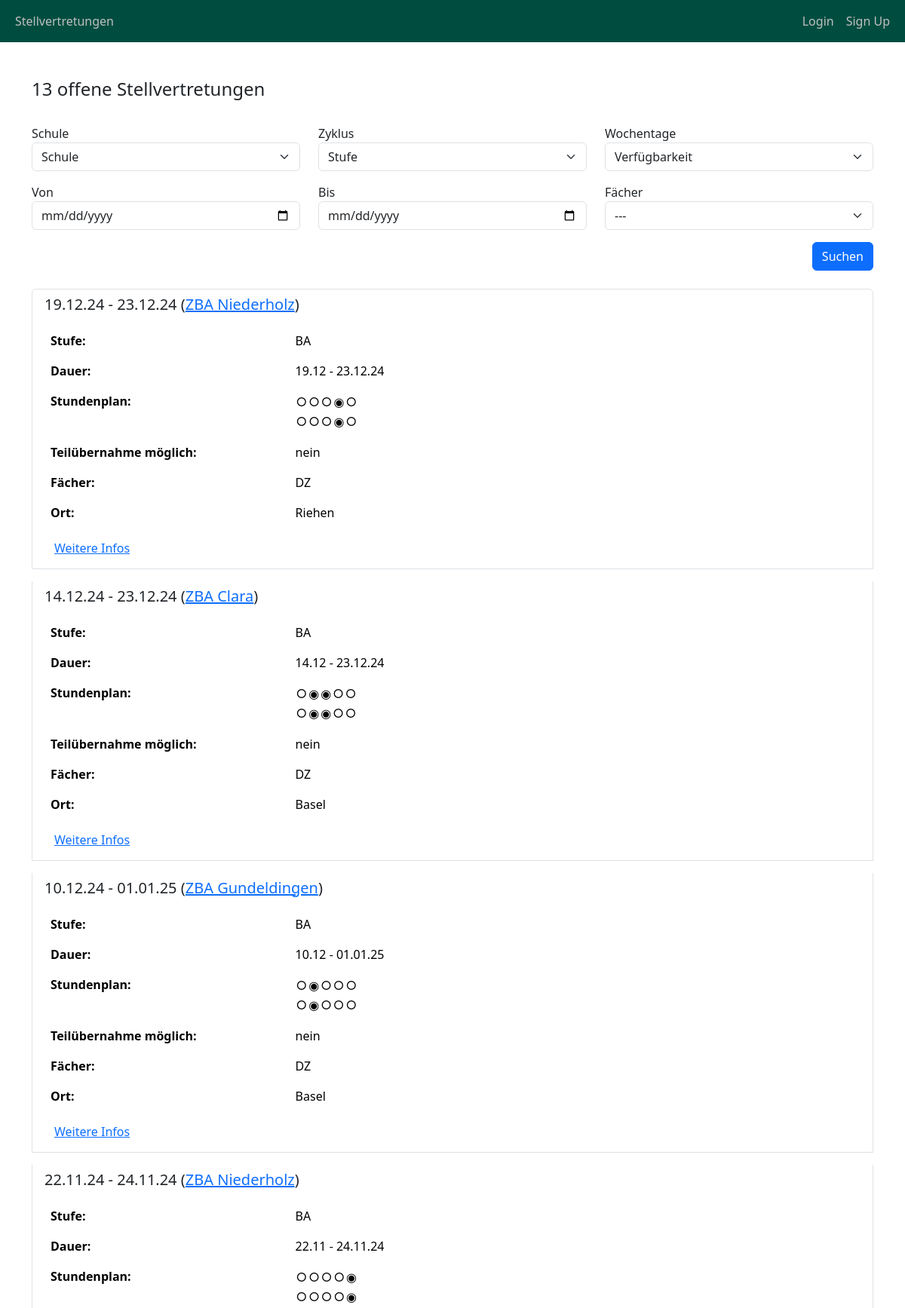
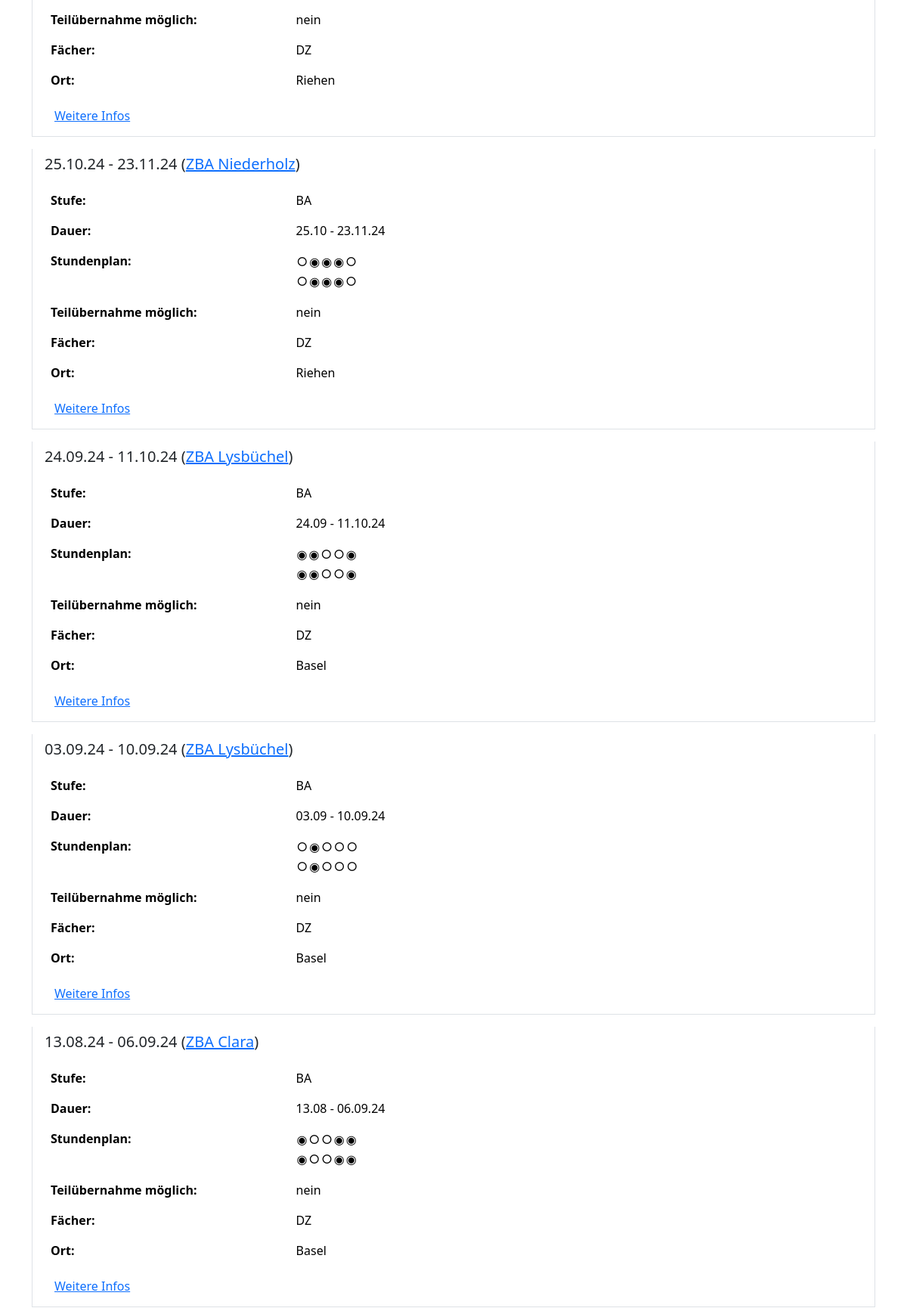
/school_management/substitutions_candidates/ (upper part), run on the app's committed database (2 pictures, top to bottom).
### school_management/models.py (models this page shows, shortened)
class Substitution(models.Model):
    school = models.ForeignKey(
        School,
        on_delete=models.CASCADE,
        related_name="substitution_schools",
        verbose_name="Schule",
    )
    teacher = models.ForeignKey(
        Person,
        on_delete=models.CASCADE,
        related_name="teacher_substitutions",
        verbose_name="Lehrkraft",
    )
    start_date = models.DateField(verbose_name="Fällt aus von")
    end_date = models.DateField(verbose_name="Fällt aus bis")
    cause = models.ForeignKey(
        SubstitutionCause(),
        on_delete=models.CASCADE,
        related_name="substitution_causes",
        verbose_name="Begründung",
    )
    partial_substitution_possible = models.BooleanField(
        verbose_name="Teilübernahme möglich", default=False
    )
    comment_subsitution = models.TextField(
        verbose_name="Anmerkung zum Vikariat", blank=True, max_length=500
    )
    comment_class = models.TextField(
        verbose_name="Anmerkung zur Klasse", blank=True, max_length=500
    )
    minimum_qualification = models.ForeignKey(
        Qualification,
        on_delete=models.CASCADE,
        related_name="substitution_certificates",
        verbose_name="Mindestabschluss",
        default=1,
    )
    classes = models.TextField(verbose_name="Klassen", blank=True, max_length=500)
    levels = models.TextField(verbose_name="Stufen", blank=True, max_length=500)
    subjects = models.TextField(verbose_name="Fächer", blank=True, max_length=500)
    summary = models.TextField(verbose_name="Zusammenfassung", blank=True, max_length=1000)
    mo_am = models.BooleanField(verbose_name="Montag Vormittag", default=False)
    mo_pm = models.BooleanField(verbose_name="Montag Nachmittag", default=False)
    tu_am = models.BooleanField(verbose_name="Dienstag Vormittag", default=False)
    tu_pm = models.BooleanField(verbose_name="Dienstag Nachmittag", default=False)
    we_am = models.BooleanField(verbose_name="Mittwoch Vormittag", default=False)
    we_pm = models.BooleanField(verbose_name="Mittwoch Nachmittag", default=False)
    th_am = models.BooleanField(verbose_name="Donnerstag Vormittag", default=False)
    th_pm = models.BooleanField(verbose_name="Donnerstag Nachmittag", default=False)
    fr_am = models.BooleanField(verbose_name="Freitag Vormittag", default=False)
    fr_pm = models.BooleanField(verbose_name="Freitag Nachmittag", default=False)
    selection_comment = models.TextField(verbose_name="Kommentar zur Besetzung", blank=True, max_length=500)
    status = models.ForeignKey(
        SubstitutionStatus,
        on_delete=models.SET_DEFAULT,
        default=3,
        related_name="substitution_status",
        verbose_name="Status Besetzung Vikariat",
    )
    created_timestamp = models.DateTimeField(auto_now_add=True, null=True)
    class Meta:
        verbose_name = "Stellvertretung"
        verbose_name_plural = "Stellvertretungen"

class School(models.Model):
    name = models.CharField(max_length=255, verbose_name="Standort")
    level = models.ForeignKey(
        Level,
        on_delete=models.CASCADE,
        verbose_name="Stufe",
        related_name="levels",
        default=1,
    )
    address = models.CharField(max_length=255, verbose_name="Adresse")
    url = models.URLField(verbose_name="Webseite", blank=True)
    location = models.ForeignKey(
        Location,
        on_delete=models.CASCADE,
        verbose_name="Ort",
        related_name="locations",
        default=1,
    )
    plz = models.IntegerField(verbose_name="Postleitzahl", default=4000)
    email = models.EmailField(verbose_name="Email", blank=True, max_length=255)
    phone_number = models.CharField(verbose_name="Telefonnummer", blank=True, max_length=255)
    mobile = models.CharField(verbose_name="Mobile", blank=True, max_length=255)
    class Meta:
        verbose_name = "Standort"
        verbose_name_plural = "Standorte"
        ordering = ["name"]

class Location(models.Model):
    name = models.CharField(max_length=255, verbose_name="Name")
    class Meta:
        verbose_name = "Ort"
        verbose_name_plural = "Orte"
        ordering = ["name"]
    def __str__(self):
        return f"{self.name}"

### school_management/views.py (the view, shortened to what this page needs)
# urls.py: path("substitutions_candidates/", SubstitutionCandidatesListView.as_view(), name="substitution_candidates_list"),
class SubstitutionCandidatesListView(ListView):
    model = Substitution
    context_object_name = "substitutions"
    template_name = "school_management/substitution_candidates_list.html"  # Path to the template
    success_url = reverse_lazy("school_management/substitution_candidates_list")
    def get_context_data(self, **kwargs):
        context = super().get_context_data(**kwargs)
        context[
            "status"
        ] = SubstitutionStatus.objects.all()
        context["schools"] = School.objects.all().order_by("name")
        context[
            "levels"
        ] = Level.objects.all().order_by("order")
        context["schools"] = School.objects.all()
        return context
    def get_queryset(self):
        queryset = super().get_queryset()
        school_filter = self.request.GET.get("school_filter", "")
        level_filter = self.request.GET.get("level_filter", "")
        date_from_filter = self.request.GET.get("date_from_filter", "")
        date_to_filter = self.request.GET.get("date_to_filter", "")
        status_filter = self.request.GET.get("status_filter", "")
        day_filters = {
            "mo_am_filter": self.request.GET.get("mo_am_filter"),
            "tu_am_filter": self.request.GET.get("tu_am_filter"),
            "we_am_filter": self.request.GET.get("we_am_filter"),
            "th_am_filter": self.request.GET.get("th_am_filter"),
            "fr_am_filter": self.request.GET.get("fr_am_filter"),
            "mo_pm_filter": self.request.GET.get("mo_pm_filter"),
            "tu_pm_filter": self.request.GET.get("tu_pm_filter"),
            "we_pm_filter": self.request.GET.get("we_pm_filter"),
            "th_pm_filter": self.request.GET.get("th_pm_filter"),
            "fr_pm_filter": self.request.GET.get("fr_pm_filter"),
        }
        yesterday = timezone.now() - timedelta(days=1)
        queryset = queryset.filter(status_id=3, end_date__gt=yesterday)
        if school_filter:
            queryset = queryset.filter(school_id=school_filter)
        if level_filter:
            queryset = queryset.filter(levels__icontains=level_filter)
        if date_from_filter:
            queryset = queryset.filter(start_date__gt=date_from_filter)
        if date_to_filter:
            queryset = queryset.filter(end_date__lt=date_to_filter)
        if status_filter:
            queryset = queryset.filter(status_id=status_filter)
        for key, value in day_filters.items():
            if value == "1":
                field_name = key.replace("_filter", "")
                queryset = queryset.filter(**{field_name: True})
        queryset = queryset.order_by("-start_date")
        return queryset

### school_management/templatetags/custom_filters.py (called while the page is built)
@register.filter(name='boolean_to_ja_nein')
def boolean_to_ja_nein(value):
    if isinstance(value, bool):
        return "ja" if value else "nein"
    return value

### school_management/templatetags/user_tags.py (called while the page is built)
@register.filter(name='is_in_group')
def is_in_group(user, group_name):
    if user.is_authenticated:
        return user.groups.filter(name=group_name).exists()
    return False

### templates/school_management/substitution_candidates_list.html (shortened to what this page needs)
{% extends "base.html" %}
{% load custom_filters %}
{% load user_tags %}
{% block content %}
<div class="container">
    <h4 class="mt-4">{{ substitutions|length }} offene Stellvertretungen</h4>
    <br>
    <form method="get" action="" class="mb-4">
        <div class="row">
            <div class="col-md-4 mb-3">
                <label for="school_filter">Schule</label>
                <select class="form-select" name="school_filter">
                    <option value="">Schule</option>
                </select>
            </div>
            <div class="col-md-4 mb-3">
                <label for="level_filter">Zyklus</label>
                <select class="form-select" name="level_filter">
                    <option value="">Stufe</option>
                </select>
            </div>
            <div class="col-md-4 mb-3">
                <label for="availability_filter">Wochentage</label>
                <select class="form-select" name="availability_filter">
                    <option value="">Verfügbarkeit</option>
                </select>
            </div>
            <div class="col-md-4 mb-3">
                <label for="date_from_filter">Von</label>
                <input type="date" class="form-control" name="date_from_filter" value="{{ request.GET.date_from_filter }}">
            </div>
            <div class="col-md-4 mb-3">
                <label for="date_to_filter">Bis</label>
                <input type="date" class="form-control" name="date_to_filter" value="{{ request.GET.date_to_filter }}">
            </div>
            <div class="col-md-4 mb-3">
                <label for="subject_filter">Fächer</label>
                <select class="form-select" name="subject_filter">
                    <option value="">---</option>
                </select>
            </div>
            <div class="col-md-12 text-end">
                <button type="submit" class="btn btn-primary">Suchen</button>
            </div>
        </div>
    </form>
    <div class="list-group">
        {% for substitution in substitutions %}
        <div class="list-group-item list-group-item-action mb-3">
            <div class="d-flex w-100 justify-content-between align-items-center">
                <h5 class="mb-2">{{ substitution.start_date|date:"d.m.y" }} - {{ substitution.end_date|date:"d.m.y" }} (<a href="{{ substitution.school.url }}" target="_blank">{{ substitution.school.name }}</a>)</h5>
            </div>
            <table class="table table-borderless mt-2 mb-0">
                <tr>
                    <th scope="row" style="width: 30%;">Stufe:</th>
                    <td style="width: 70%;">{{ substitution.levels }}</td>
                </tr>
                <tr>
                    <th scope="row" style="width: 30%;">Dauer:</th>
                    <td style="width: 70%;">{{ substitution.start_date|date:"d.m" }} - {{ substitution.end_date|date:"d.m.y" }}</td>
                </tr>
                <tr>
                    <th scope="row" style="width: 30%;">Stundenplan:</th>
                    <td style="width: 70%;">
                        <div class="d-flex">
                            <table>
                                <tr>
                                    <td>{% if substitution.mo_am %}◉{% else %}○{% endif %}</td>
                                    <td>{% if substitution.tu_am %}◉{% else %}○{% endif %}</td>
                                    <td>{% if substitution.we_am %}◉{% else %}○{% endif %}</td>
                                    <td>{% if substitution.th_am %}◉{% else %}○{% endif %}</td>
                                    <td>{% if substitution.fr_am %}◉{% else %}○{% endif %}</td>
                                </tr>
                                <tr>
                                    <td>{% if substitution.mo_pm %}◉{% else %}○{% endif %}</td>
                                    <td>{% if substitution.tu_pm %}◉{% else %}○{% endif %}</td>
                                    <td>{% if substitution.we_pm %}◉{% else %}○{% endif %}</td>
                                    <td>{% if substitution.th_pm %}◉{% else %}○{% endif %}</td>
                                    <td>{% if substitution.fr_pm %}◉{% else %}○{% endif %}</td>
                                </tr>
                            </table>
                        </div>
                    </td>
                </tr>
                <tr>
                  <th scope="row" style="width: 30%;">Teilübernahme möglich:</th>
                  <td style="width: 70%;">{{ substitution.partial_substitution_possible  | boolean_to_ja_nein}}</td>
              </tr>
                <tr>
                    <th scope="row" style="width: 30%;">Fächer:</th>
                    <td style="width: 70%;">{{ substitution.subjects }}</td>
                </tr>
                <tr>
                    <th scope="row" style="width: 30%;">Ort:</th>
                    <td style="width: 70%;">{{ substitution.school.location }}</td>
                </tr>
            </table>
            <button class="btn btn-link mt-2" type="button" data-bs-toggle="collapse" data-bs-target="#collapse{{ substitution.id }}" aria-expanded="false" aria-controls="collapse{{ substitution.id }}">
                Weitere Infos
            </button>
        </div>
        {% endfor %}
    </div>
{% endblock %}

### data on the page
Substitution: start_date "19.12.24", end_date "23.12.24", school.name "ZBA Niederholz", levels "BA", start_date "19.12", partial_substitution_possible|boolean_to_ja_nein "nein", subjects "DZ", school.location "Riehen"
Substitution: start_date "14.12.24", end_date "23.12.24", school.name "ZBA Clara", levels "BA", start_date "14.12", partial_substitution_possible|boolean_to_ja_nein "nein", subjects "DZ", school.location "Basel"
Substitution: start_date "10.12.24", end_date "01.01.25", school.name "ZBA Gundeldingen", levels "BA", start_date "10.12", partial_substitution_possible|boolean_to_ja_nein "nein", subjects "DZ", school.location "Basel"
Substitution: start_date "22.11.24", end_date "24.11.24", school.name "ZBA Niederholz", levels "BA", start_date "22.11", partial_substitution_possible|boolean_to_ja_nein "nein", subjects "DZ", school.location "Riehen"
Substitution: start_date "25.10.24", end_date "23.11.24", school.name "ZBA Niederholz", levels "BA", start_date "25.10", partial_substitution_possible|boolean_to_ja_nein "nein", subjects "DZ", school.location "Riehen"
Substitution: start_date "24.09.24", end_date "11.10.24", school.name "ZBA Lysbüchel", levels "BA", start_date "24.09", partial_substitution_possible|boolean_to_ja_nein "nein", subjects "DZ", school.location "Basel"
Substitution: start_date "03.09.24", end_date "10.09.24", school.name "ZBA Lysbüchel", levels "BA", start_date "03.09", partial_substitution_possible|boolean_to_ja_nein "nein", subjects "DZ", school.location "Basel"
Substitution: start_date "13.08.24", end_date "06.09.24", school.name "ZBA Clara", levels "BA", start_date "13.08", partial_substitution_possible|boolean_to_ja_nein "nein", subjects "DZ", school.location "Basel"

### other printed values
{{ substitutions|length }} "13"
